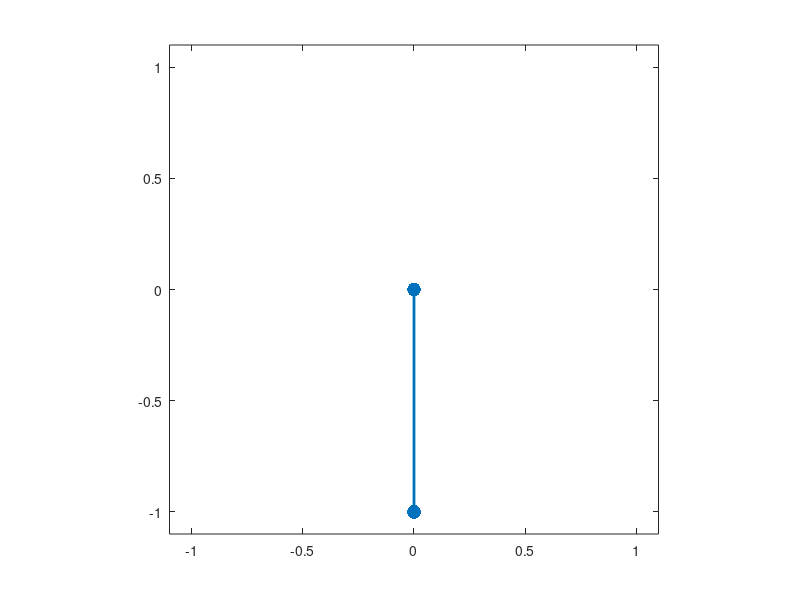

Write MATLAB code to recreate this figure. (Note: this script raises an error after producing the figure.)
function testPendulum
clear all; clf;
global A_min A_max S_max S_min

S_max = [pi; 4*pi];S_min = [-pi; -4*pi];
A_max = [3.0];A_min = [-3.0];
length 	= 1.0;

% % states = [inner_velocity outer_velocity inner_angle outer_angle]
states = [-pi; 0.0];
action = 0.3;

h=plot(0,0,'MarkerSize',30,'Marker','.','LineWidth',2);
range=1.1*(length); axis([-range range -range range]); axis square;
set(gca,'nextplot','replacechildren');

while(ishandle(h)==1)
    Xcoord=[0, -length*sin(states(1))];
    Ycoord=[0,length*cos(states(1))];
    set(h,'XData', Xcoord,'YData', Ycoord);
    drawnow;
    
    [states, ~] = swingUpPendulumDrawNextState(states, action);  
    
    delay(0.1);
end
end

function delay(seconds)
tic;
while toc < seconds
end
end